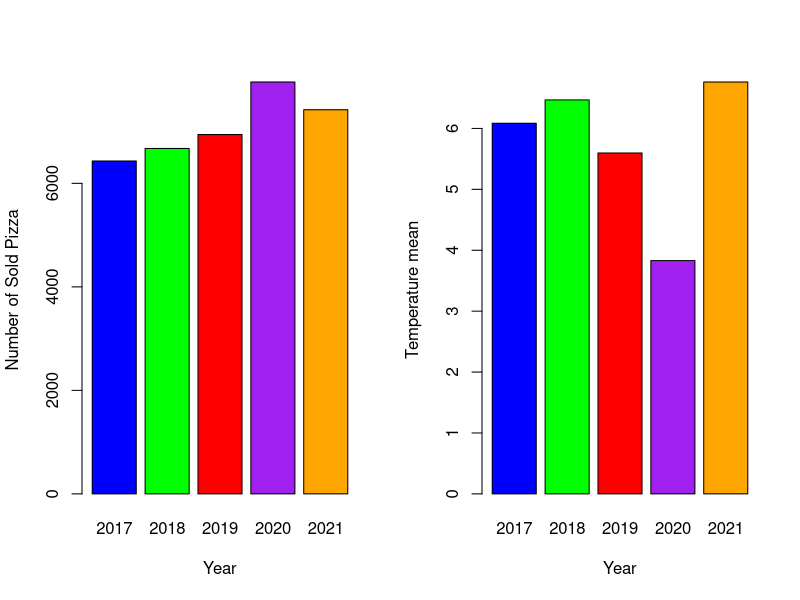
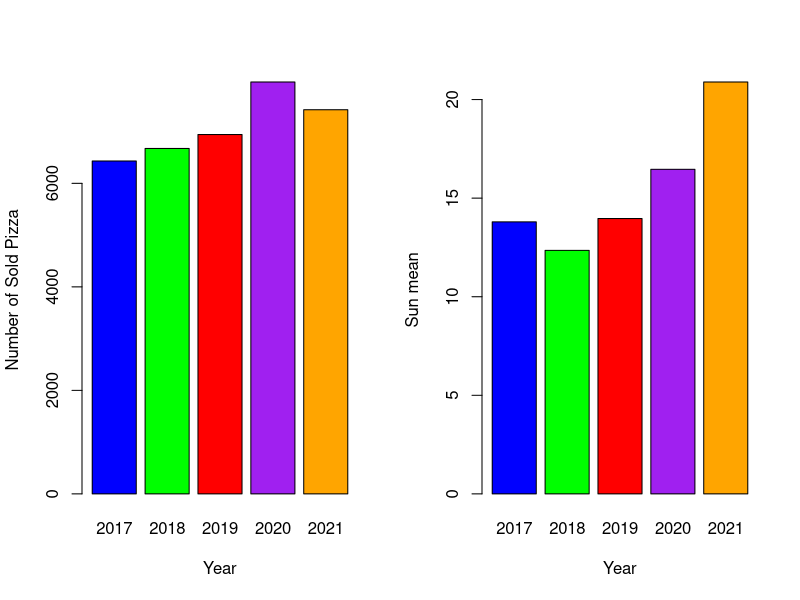
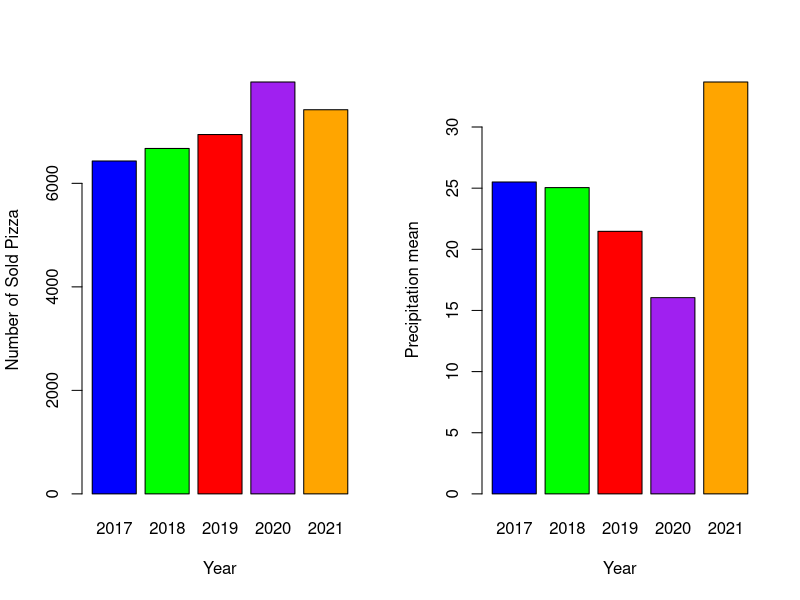
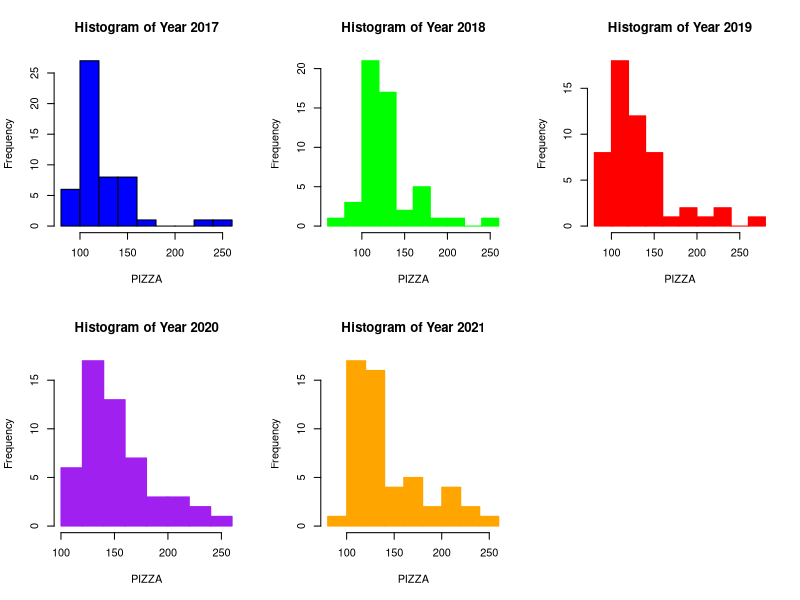
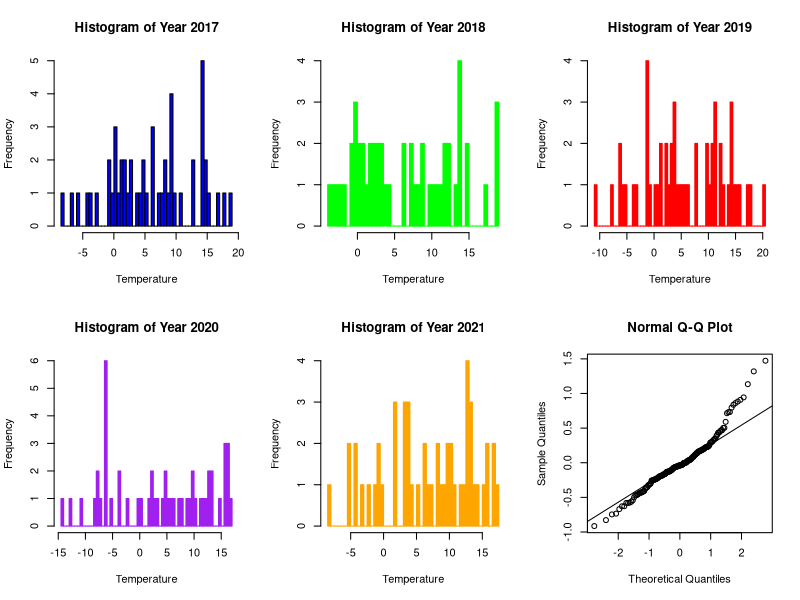
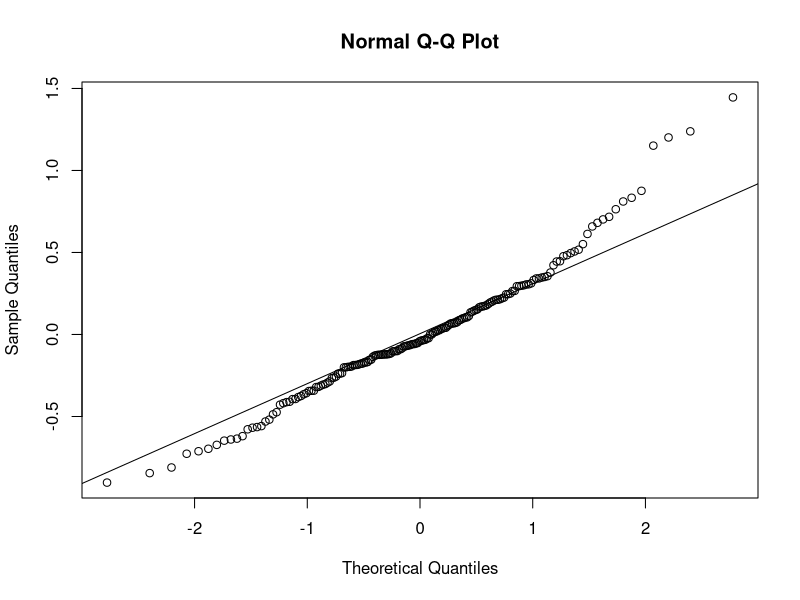
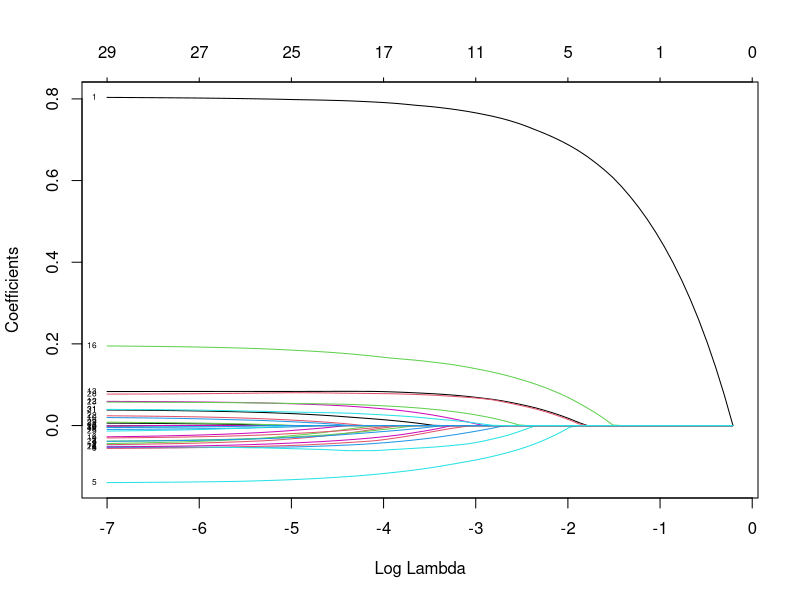
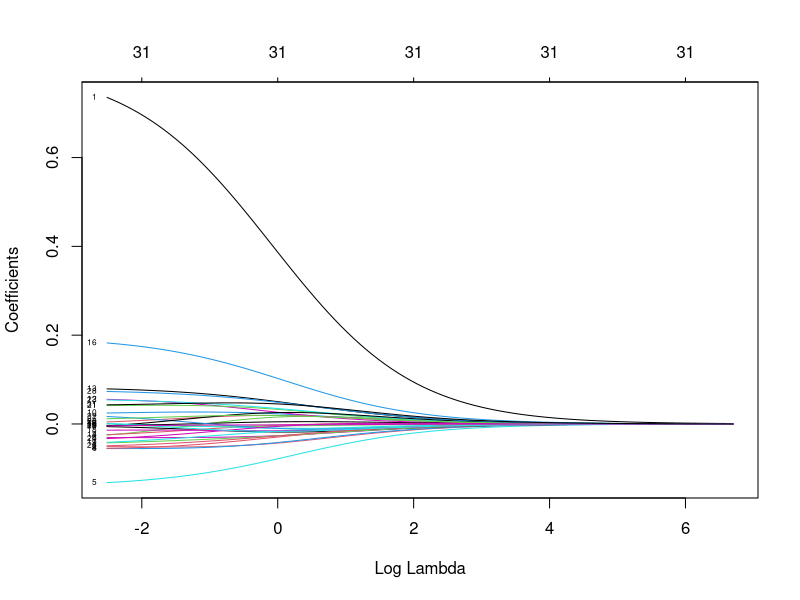

Write R code to recreate these figures, in order. (Note: this script raises an error after producing the figures.)
#library(readxl)
#library(xlsx)
#library(tidyr)
# <- read_excel("Annalect_case_data_coding_and_simple_regression_2023.xlsx", skip = 12)
#my_data = my_data[,6:dim(my_data)[2]]
#load(my_data)
#write.csv(my_data, "data.csv", row.names=FALSE)
data = read.csv('data.csv')
#my_data %>% drop_na()
Pizza = data$Pizza
Year2017 = data[1:52,]
Year2018 = data[53:104,]
Year2019 = data[105:157,]
Year2020 = data[158:209,]
Year2021 = data[210:dim(data)[1],]


years = c("2017", "2018", "2019", "2020", "2021")
colors = c("blue", "green", "red", "purple", "orange")
dev.new()
par(mfrow = c(1, 2))

# Create the first bar plot
barplot(c(sum(Year2017$Pizza), sum(Year2018$Pizza), sum(Year2019$Pizza), sum(Year2020$Pizza), sum(Year2021$Pizza)), 
        names.arg = years, 
        xlab = "Year", ylab = "Number of Sold Pizza",col=colors)

# Create the second bar plot
barplot(c(mean(Year2017$Temperature), mean(Year2018$Temperature), mean(Year2019$Temperature), mean(Year2020$Temperature), mean(Year2021$Temperature)), 
        names.arg = years, 
        xlab = "Year", ylab = "Temperature mean",col=colors)

#####################################################################################
# Create the first bar plot
dev.new()
par(mfrow = c(1, 2))
barplot(c(sum(Year2017$Pizza), sum(Year2018$Pizza), sum(Year2019$Pizza), sum(Year2020$Pizza), sum(Year2021$Pizza)), 
        names.arg = years, 
        xlab = "Year", ylab = "Number of Sold Pizza",col=colors)

# Create the second bar plot
barplot(c(mean(Year2017$Sun), mean(Year2018$Sun), mean(Year2019$Sun), mean(Year2020$Sun), mean(Year2021$Sun)), 
        names.arg = years, 
        xlab = "Year", ylab = "Sun mean",col=colors)
########################################################################################
# Create the first bar plot
dev.new()
par(mfrow = c(1, 2))
# Create the first bar plot
barplot(c(sum(Year2017$Pizza), sum(Year2018$Pizza), sum(Year2019$Pizza), sum(Year2020$Pizza), sum(Year2021$Pizza)), 
        names.arg = years, 
        xlab = "Year", ylab = "Number of Sold Pizza",col=colors)

# Create the second bar plot
barplot(c(mean(Year2017$Precipitation), mean(Year2018$Precipitation), mean(Year2019$Precipitation), mean(Year2020$Precipitation), mean(Year2021$Precipitation)), 
        names.arg = years, 
        xlab = "Year", ylab = "Precipitation mean",col=colors)

####################################################################################3
dev.new()
# Set the layout to 4 rows and 1 column
par(mfrow = c(2, 3))

# Create a histogram of the data for Year 2017 with frequency on the y-axis
hist(Year2017$Pizza,
     main = "Histogram of Year 2017", xlab = "PIZZA", ylab = "Frequency",
     col = "blue")

# Create a histogram of the data for Year 2018 with frequency on the y-axis
hist(Year2018$Pizza, 
     main = "Histogram of Year 2018", xlab = "PIZZA", ylab = "Frequency",
     col = "green", border = "green")

# Create a histogram of the data for Year 2019 with frequency on the y-axis
hist(Year2019$Pizza,
     main = "Histogram of Year 2019", xlab = "PIZZA", ylab = "Frequency",
     col = "red", border = "red")

# Create a histogram of the data for Year 2020 with frequency on the y-axis
hist(Year2020$Pizza,  
     main = "Histogram of Year 2020", xlab = "PIZZA", ylab = "Frequency",
     col = "purple", border = "purple")

# Create a histogram of the data for Year 2021 with frequency on the y-axis
hist(Year2021$Pizza, 
     main = "Histogram of Year 2021", xlab = "PIZZA", ylab = "Frequency",
     col = "orange", border = "orange")

##############################################################################################
dev.new()
# Set the layout to 4 rows and 1 column
par(mfrow = c(2, 3))

# Create a histogram of the data for Year 2017 with frequency on the y-axis
hist(Year2017$Temperature,
     main = "Histogram of Year 2017", xlab = "Temperature", ylab = "Frequency",
     col = "blue",breaks = 50)

# Create a histogram of the data for Year 2018 with frequency on the y-axis
hist(Year2018$Temperature, 
     main = "Histogram of Year 2018", xlab = "Temperature", ylab = "Frequency",
     col = "green", border = "green",breaks = 50)

# Create a histogram of the data for Year 2019 with frequency on the y-axis
hist(Year2019$Temperature,
     main = "Histogram of Year 2019", xlab = "Temperature", ylab = "Frequency",
     col = "red", border = "red",breaks = 50)

# Create a histogram of the data for Year 2020 with frequency on the y-axis
hist(Year2020$Temperature,  
     main = "Histogram of Year 2020", xlab = "Temperature", ylab = "Frequency",
     col = "purple", border = "purple",breaks = 50)

# Create a histogram of the data for Year 2021 with frequency on the y-axis
hist(Year2021$Temperature, 
     main = "Histogram of Year 2021", xlab = "Temperature", ylab = "Frequency",
     col = "orange", border = "orange",breaks = 50)

###########################################################################################


#) 


data = read.csv('data.csv')


df2=data[, -c(1)]

temp = c("Campaign.14", "Campaign.15", "Campaign.16","Campaign17","Campaign.18" )
df2 = df2[ ,! names(df2) %in% temp]
df3=as.data.frame(scale(df2))

data=df3
for(i in 1:ncol(data)) {
  data[is.na(data[,i]), i] <- min(data[,i], na.rm = TRUE)
}
# Replace missing values with the median of the column
missing_rows <- sapply(data, function(x) any(is.na(x)))
missing_rows_index <- which(missing_rows)


n=dim(data)[1]
set.seed(12345) 
id=sample(1:n, floor(n*0.7))



train=data[id,] 
test=data[-id,] 
trainX=as.matrix(train[,-1])
testX=as.matrix(test[,-1])



m1=lm(Pizza~., data=train)
summary(m1)
mean((train$Pizza-predict(m1,train))^2)  
mean((test$Pizza-predict(m1,test))^2)  
qqnorm(residuals(m1))
qqline(residuals(m1))
#model2
model <- lm(Pizza ~ Price.offer +Temperature +Precipitation + Sun + Christmas + New.year + X17th.of.May...National.day + Easter + 
              Kr..Himmelfart..Ascension.day. + Pinse..pentecost. + Summer.vacation + Campaign.1 + 
              Campaign.2 + Campaign.3 + Campaign.4 + Campaign.5 + Campaign.6 + Campaign.7 + 
              Campaign.8 + Campaign.9 + Campaign.10 + Campaign.11 + Campaign.12 + Campaign.13 , data = train)
summary(model)
mean((train$Pizza-predict(model,train))^2,na.rm=TRUE)  
mean((test$Pizza-predict(model,test))^2,na.rm=TRUE) 
dev.new()
qqnorm(residuals(model))
qqline(residuals(model))
##########################################################

dev.new()
library(glmnet)
model0=glmnet(trainX, train$Pizza, alpha=1,family="gaussian")
plot(model0, xvar="lambda", label=TRUE)

model1=glmnet(trainX, train$Pizza, alpha=0,family="gaussian")
plot(model1, xvar="lambda", label=TRUE)



set.seed(12345)
model=cv.glmnet(trainX, train$Pizza, alpha=1,family="gaussian")
model$lambda.min
plot(model)


mB=glmnet(trainX, train$Pizza, alpha=1,family="gaussian", lambda = model$lambda.min)
plot(predict(mB, testX),test$Pizza)


coefs <- coef(mB, s = "lambda.min")

important_feature_indices <- order(abs(coefs), decreasing = TRUE)[1:6]
#Feature_name_most = names(train)
Feature_name_most = coefs@Dimnames[[1]]
important_features <- Feature_name_most[important_feature_indices]
cat('The most important features: ')

important_features_df = data.frame(data = t(coefs[important_feature_indices]) )
names(important_features_df) = important_features
print(important_features_df)
#  "Price.offer" "Campaign.5"  "Campaign.2"
###############################################################

coefs <- coef(mB, s = "lambda.min")
zero_coef_indices <- which(coefs == 0)
zero_coef_features <- Feature_name[zero_coef_indices]
print(zero_coef_features)

##############################################################
lm2 = lm(Pizza ~ Price.offer+Temperature+Precipitation + Sun,data = train)
summary(lm2)
mean((train$Pizza-predict(lm2))^2)  
mean((test$Pizza-predict(lm2,test))^2)  
qqnorm(residuals(lm2))
qqline(residuals(lm2))
#################################################################

